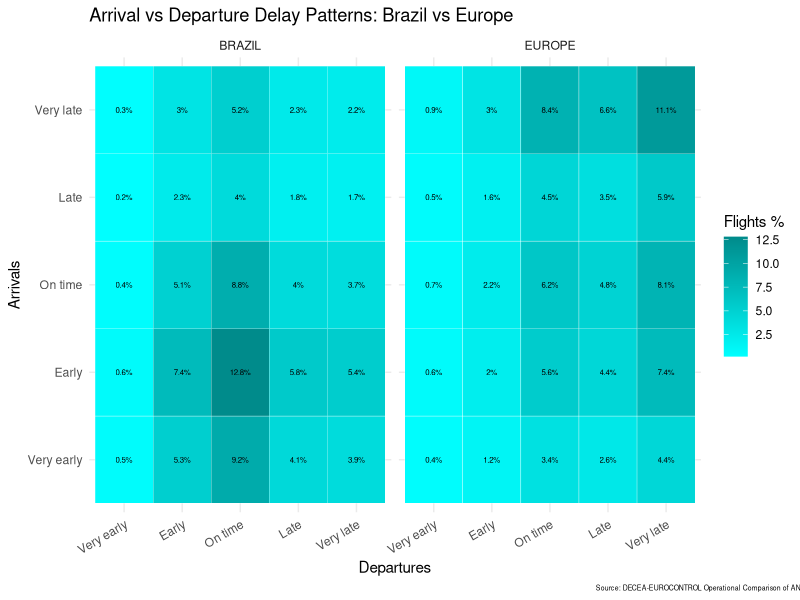

Here is the R script that generated this plot:
library(ggplot2)
library(dplyr)

cats <- c("Very early", "Early", "On time", "Late", "Very late")
#cats_rev <- rev(cats)

# Inferring numbers from the report

bra_arr <- c(23,32,22,10,13)
bra_dep <- c(2,23,40,18,17)

eur_arr <- c(12,20,22,16,30)
eur_dep <- c(3,10,28,22,37)

# Build the "proportions" matrix

build_matrix <- function(arr, dep) {
  outer(arr, dep) / sum(arr)
}

BRA <- build_matrix(bra_arr, bra_dep)
EUR <- build_matrix(eur_arr, eur_dep)

# Make it a workable df

build_df <- function(mat, region){
  expand.grid(arrival = cats, departure = cats) %>%
    mutate(value = as.vector(mat),
           region = region)
}

df <- bind_rows(
  build_df(BRA, "BRAZIL"),
  build_df(EUR, "EUROPE")
) %>%
  mutate(
    arrival = factor(arrival, levels = cats),
    departure = factor(departure, levels = cats)
  )

# plot (mosaic style)

ggplot(df, aes(x = departure, y = arrival, fill = value)) +
  geom_tile(color = "white") +
  geom_text(aes(label = paste0(round(value*1,1), "%")), size = 2) +
  facet_wrap(~region) +
  scale_fill_gradient(low = "cyan", high = "cyan4") +
  labs(
    title = "Arrival vs Departure Delay Patterns: Brazil vs Europe",
    #subtitle = "Source: Independent distribution based on observed punctuality profiles (2024)",
    caption = "Source: DECEA-EUROCONTROL Operational Comparison of ANS Performance (2024)",
    x = "Departures",
    y = "Arrivals",
    fill = "Flights %"
  ) +
  theme_minimal() +
  theme(
    axis.text.x = element_text(angle = 30, hjust = 1),
    plot.caption = element_text(hjust = 1.5, size = 5)
  )
